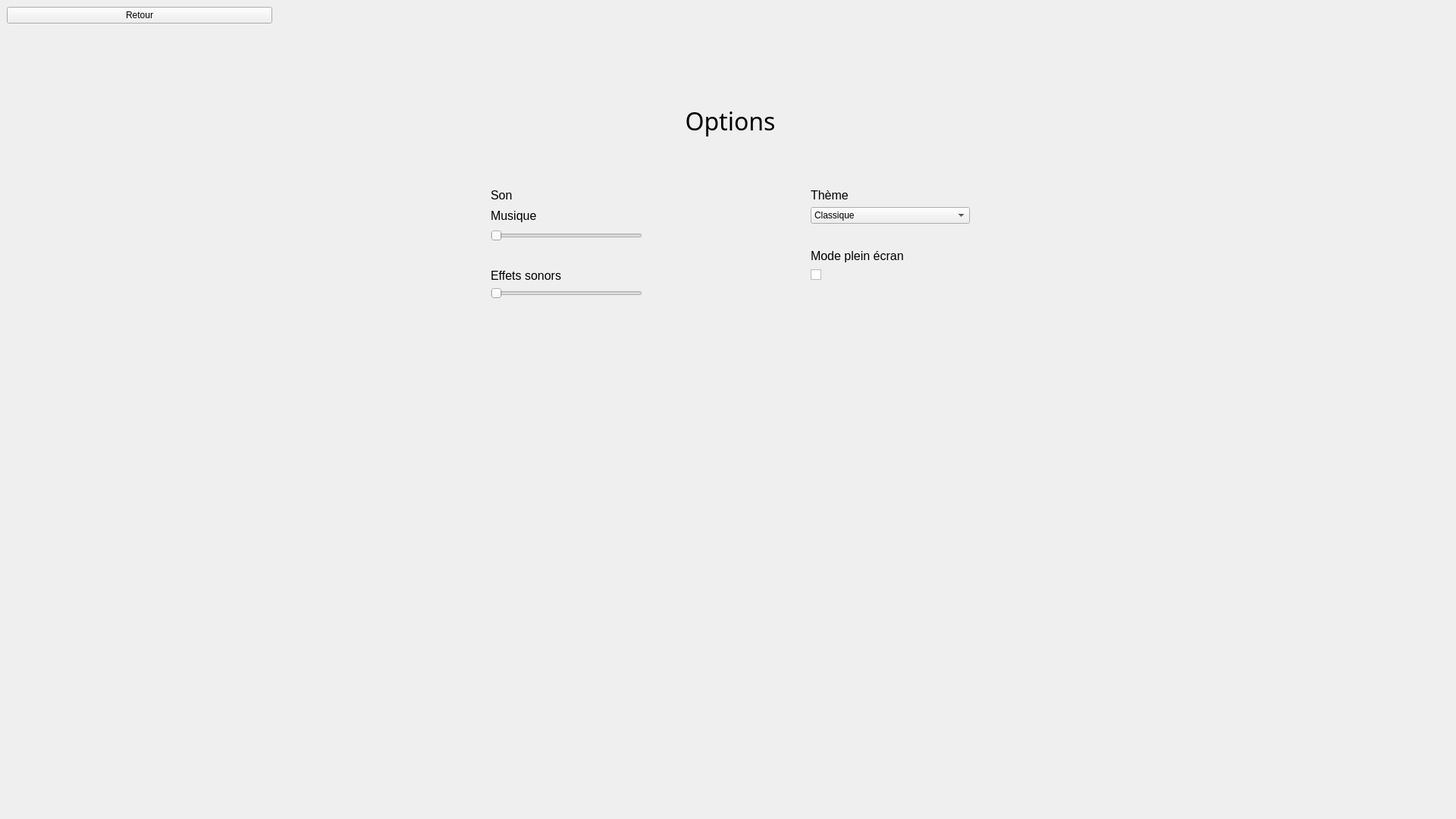
<?xml version="1.0" encoding="UTF-8"?>
<ui version="4.0">
 <class>Options</class>
 <widget class="QWidget" name="Options">
  <property name="windowModality">
   <enum>Qt::NonModal</enum>
  </property>
  <property name="enabled">
   <bool>true</bool>
  </property>
  <property name="geometry">
   <rect>
    <x>0</x>
    <y>0</y>
    <width>1920</width>
    <height>1080</height>
   </rect>
  </property>
  <property name="sizePolicy">
   <sizepolicy hsizetype="Preferred" vsizetype="Preferred">
    <horstretch>0</horstretch>
    <verstretch>0</verstretch>
   </sizepolicy>
  </property>
  <property name="windowTitle">
   <string>MainWindow</string>
  </property>
  <layout class="QGridLayout" name="gridLayout_2">
   <property name="leftMargin">
    <number>0</number>
   </property>
   <property name="topMargin">
    <number>0</number>
   </property>
   <property name="rightMargin">
    <number>0</number>
   </property>
   <property name="bottomMargin">
    <number>0</number>
   </property>
   <item row="0" column="0">
    <widget class="QWidget" name="options_widget" native="true">
     <layout class="QGridLayout" name="gridLayout_3">
      <item row="0" column="0">
       <layout class="QGridLayout" name="gridLayout">
        <item row="2" column="1">
         <layout class="QGridLayout" name="gridLayout_4">
          <item row="8" column="0">
           <widget class="QLabel" name="label_4">
            <property name="font">
             <font>
              <pointsize>12</pointsize>
             </font>
            </property>
            <property name="text">
             <string>Effets sonors</string>
            </property>
           </widget>
          </item>
          <item row="7" column="2">
           <widget class="QLabel" name="label_7">
            <property name="font">
             <font>
              <pointsize>12</pointsize>
             </font>
            </property>
            <property name="text">
             <string>Mode plein écran</string>
            </property>
           </widget>
          </item>
          <item row="1" column="0" colspan="3">
           <widget class="QLabel" name="label">
            <property name="font">
             <font>
              <family>Merriweather Black</family>
              <pointsize>24</pointsize>
             </font>
            </property>
            <property name="text">
             <string>Options</string>
            </property>
            <property name="alignment">
             <set>Qt::AlignCenter</set>
            </property>
           </widget>
          </item>
          <item row="8" column="2">
           <widget class="QCheckBox" name="fullScreenOn">
            <property name="text">
             <string/>
            </property>
           </widget>
          </item>
          <item row="5" column="0">
           <widget class="QLabel" name="label_3">
            <property name="font">
             <font>
              <pointsize>12</pointsize>
             </font>
            </property>
            <property name="text">
             <string>Musique</string>
            </property>
           </widget>
          </item>
          <item row="6" column="0">
           <widget class="QSlider" name="horizontalSlider_2">
            <property name="maximumSize">
             <size>
              <width>200</width>
              <height>16777215</height>
             </size>
            </property>
            <property name="orientation">
             <enum>Qt::Horizontal</enum>
            </property>
           </widget>
          </item>
          <item row="6" column="2">
           <spacer name="verticalSpacer_6">
            <property name="orientation">
             <enum>Qt::Vertical</enum>
            </property>
            <property name="sizeType">
             <enum>QSizePolicy::Preferred</enum>
            </property>
            <property name="sizeHint" stdset="0">
             <size>
              <width>20</width>
              <height>20</height>
             </size>
            </property>
           </spacer>
          </item>
          <item row="0" column="0" colspan="3">
           <spacer name="verticalSpacer">
            <property name="orientation">
             <enum>Qt::Vertical</enum>
            </property>
            <property name="sizeType">
             <enum>QSizePolicy::Preferred</enum>
            </property>
            <property name="sizeHint" stdset="0">
             <size>
              <width>20</width>
              <height>100</height>
             </size>
            </property>
           </spacer>
          </item>
          <item row="4" column="2">
           <widget class="QLabel" name="label_6">
            <property name="font">
             <font>
              <pointsize>12</pointsize>
             </font>
            </property>
            <property name="text">
             <string>Thème</string>
            </property>
           </widget>
          </item>
          <item row="7" column="0">
           <spacer name="verticalSpacer_4">
            <property name="orientation">
             <enum>Qt::Vertical</enum>
            </property>
            <property name="sizeType">
             <enum>QSizePolicy::Preferred</enum>
            </property>
            <property name="sizeHint" stdset="0">
             <size>
              <width>20</width>
              <height>20</height>
             </size>
            </property>
           </spacer>
          </item>
          <item row="5" column="2">
           <widget class="QComboBox" name="comboBox">
            <item>
             <property name="text">
              <string>Classique</string>
             </property>
            </item>
            <item>
             <property name="text">
              <string>Jacky</string>
             </property>
            </item>
            <item>
             <property name="text">
              <string>Daltonien</string>
             </property>
            </item>
           </widget>
          </item>
          <item row="4" column="0">
           <widget class="QLabel" name="label_2">
            <property name="font">
             <font>
              <pointsize>12</pointsize>
             </font>
            </property>
            <property name="text">
             <string>Son</string>
            </property>
           </widget>
          </item>
          <item row="11" column="0">
           <widget class="QSlider" name="horizontalSlider">
            <property name="sizePolicy">
             <sizepolicy hsizetype="Ignored" vsizetype="Fixed">
              <horstretch>20</horstretch>
              <verstretch>0</verstretch>
             </sizepolicy>
            </property>
            <property name="maximumSize">
             <size>
              <width>200</width>
              <height>16777215</height>
             </size>
            </property>
            <property name="orientation">
             <enum>Qt::Horizontal</enum>
            </property>
           </widget>
          </item>
          <item row="12" column="2">
           <spacer name="verticalSpacer_2">
            <property name="orientation">
             <enum>Qt::Vertical</enum>
            </property>
            <property name="sizeType">
             <enum>QSizePolicy::MinimumExpanding</enum>
            </property>
            <property name="sizeHint" stdset="0">
             <size>
              <width>20</width>
              <height>40</height>
             </size>
            </property>
           </spacer>
          </item>
          <item row="2" column="0" colspan="3">
           <spacer name="verticalSpacer_3">
            <property name="orientation">
             <enum>Qt::Vertical</enum>
            </property>
            <property name="sizeType">
             <enum>QSizePolicy::Preferred</enum>
            </property>
            <property name="sizeHint" stdset="0">
             <size>
              <width>20</width>
              <height>60</height>
             </size>
            </property>
           </spacer>
          </item>
          <item row="8" column="1">
           <spacer name="horizontalSpacer_3">
            <property name="orientation">
             <enum>Qt::Horizontal</enum>
            </property>
            <property name="sizeType">
             <enum>QSizePolicy::Preferred</enum>
            </property>
            <property name="sizeHint" stdset="0">
             <size>
              <width>20</width>
              <height>20</height>
             </size>
            </property>
           </spacer>
          </item>
         </layout>
        </item>
        <item row="1" column="0">
         <widget class="QPushButton" name="pushButton_retour">
          <property name="minimumSize">
           <size>
            <width>350</width>
            <height>0</height>
           </size>
          </property>
          <property name="maximumSize">
           <size>
            <width>200</width>
            <height>50</height>
           </size>
          </property>
          <property name="cursor">
           <cursorShape>PointingHandCursor</cursorShape>
          </property>
          <property name="autoFillBackground">
           <bool>true</bool>
          </property>
          <property name="text">
           <string>Retour</string>
          </property>
         </widget>
        </item>
        <item row="2" column="5">
         <spacer name="horizontalSpacer_2">
          <property name="orientation">
           <enum>Qt::Horizontal</enum>
          </property>
          <property name="sizeHint" stdset="0">
           <size>
            <width>40</width>
            <height>20</height>
           </size>
          </property>
         </spacer>
        </item>
        <item row="2" column="0">
         <spacer name="horizontalSpacer">
          <property name="orientation">
           <enum>Qt::Horizontal</enum>
          </property>
          <property name="sizeHint" stdset="0">
           <size>
            <width>40</width>
            <height>20</height>
           </size>
          </property>
         </spacer>
        </item>
       </layout>
      </item>
     </layout>
    </widget>
   </item>
  </layout>
 </widget>
 <resources/>
 <connections/>
</ui>
